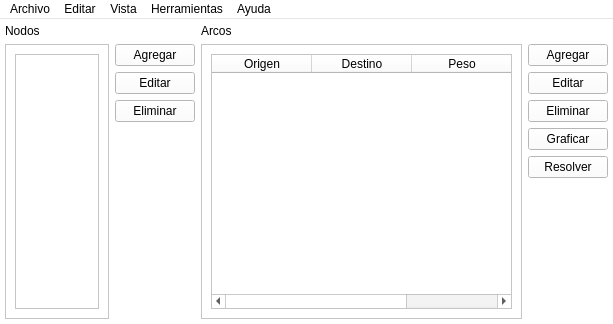
<?xml version="1.0" encoding="UTF-8"?>
<ui version="4.0">
 <class>MainWindow</class>
 <widget class="QMainWindow" name="MainWindow">
  <property name="geometry">
   <rect>
    <x>0</x>
    <y>0</y>
    <width>613</width>
    <height>324</height>
   </rect>
  </property>
  <property name="palette">
   <palette>
    <active>
     <colorrole role="WindowText">
      <brush brushstyle="SolidPattern">
       <color alpha="255">
        <red>0</red>
        <green>0</green>
        <blue>0</blue>
       </color>
      </brush>
     </colorrole>
     <colorrole role="Button">
      <brush brushstyle="SolidPattern">
       <color alpha="255">
        <red>255</red>
        <green>255</green>
        <blue>255</blue>
       </color>
      </brush>
     </colorrole>
     <colorrole role="Light">
      <brush brushstyle="SolidPattern">
       <color alpha="255">
        <red>255</red>
        <green>255</green>
        <blue>255</blue>
       </color>
      </brush>
     </colorrole>
     <colorrole role="Midlight">
      <brush brushstyle="SolidPattern">
       <color alpha="255">
        <red>255</red>
        <green>255</green>
        <blue>255</blue>
       </color>
      </brush>
     </colorrole>
     <colorrole role="Dark">
      <brush brushstyle="SolidPattern">
       <color alpha="255">
        <red>127</red>
        <green>127</green>
        <blue>127</blue>
       </color>
      </brush>
     </colorrole>
     <colorrole role="Mid">
      <brush brushstyle="SolidPattern">
       <color alpha="255">
        <red>170</red>
        <green>170</green>
        <blue>170</blue>
       </color>
      </brush>
     </colorrole>
     <colorrole role="Text">
      <brush brushstyle="SolidPattern">
       <color alpha="255">
        <red>0</red>
        <green>0</green>
        <blue>0</blue>
       </color>
      </brush>
     </colorrole>
     <colorrole role="BrightText">
      <brush brushstyle="SolidPattern">
       <color alpha="255">
        <red>255</red>
        <green>255</green>
        <blue>255</blue>
       </color>
      </brush>
     </colorrole>
     <colorrole role="ButtonText">
      <brush brushstyle="SolidPattern">
       <color alpha="255">
        <red>0</red>
        <green>0</green>
        <blue>0</blue>
       </color>
      </brush>
     </colorrole>
     <colorrole role="Base">
      <brush brushstyle="SolidPattern">
       <color alpha="255">
        <red>255</red>
        <green>255</green>
        <blue>255</blue>
       </color>
      </brush>
     </colorrole>
     <colorrole role="Window">
      <brush brushstyle="SolidPattern">
       <color alpha="255">
        <red>255</red>
        <green>255</green>
        <blue>255</blue>
       </color>
      </brush>
     </colorrole>
     <colorrole role="Shadow">
      <brush brushstyle="SolidPattern">
       <color alpha="255">
        <red>0</red>
        <green>0</green>
        <blue>0</blue>
       </color>
      </brush>
     </colorrole>
     <colorrole role="AlternateBase">
      <brush brushstyle="SolidPattern">
       <color alpha="255">
        <red>255</red>
        <green>255</green>
        <blue>255</blue>
       </color>
      </brush>
     </colorrole>
     <colorrole role="ToolTipBase">
      <brush brushstyle="SolidPattern">
       <color alpha="255">
        <red>255</red>
        <green>255</green>
        <blue>220</blue>
       </color>
      </brush>
     </colorrole>
     <colorrole role="ToolTipText">
      <brush brushstyle="SolidPattern">
       <color alpha="255">
        <red>0</red>
        <green>0</green>
        <blue>0</blue>
       </color>
      </brush>
     </colorrole>
    </active>
    <inactive>
     <colorrole role="WindowText">
      <brush brushstyle="SolidPattern">
       <color alpha="255">
        <red>0</red>
        <green>0</green>
        <blue>0</blue>
       </color>
      </brush>
     </colorrole>
     <colorrole role="Button">
      <brush brushstyle="SolidPattern">
       <color alpha="255">
        <red>255</red>
        <green>255</green>
        <blue>255</blue>
       </color>
      </brush>
     </colorrole>
     <colorrole role="Light">
      <brush brushstyle="SolidPattern">
       <color alpha="255">
        <red>255</red>
        <green>255</green>
        <blue>255</blue>
       </color>
      </brush>
     </colorrole>
     <colorrole role="Midlight">
      <brush brushstyle="SolidPattern">
       <color alpha="255">
        <red>255</red>
        <green>255</green>
        <blue>255</blue>
       </color>
      </brush>
     </colorrole>
     <colorrole role="Dark">
      <brush brushstyle="SolidPattern">
       <color alpha="255">
        <red>127</red>
        <green>127</green>
        <blue>127</blue>
       </color>
      </brush>
     </colorrole>
     <colorrole role="Mid">
      <brush brushstyle="SolidPattern">
       <color alpha="255">
        <red>170</red>
        <green>170</green>
        <blue>170</blue>
       </color>
      </brush>
     </colorrole>
     <colorrole role="Text">
      <brush brushstyle="SolidPattern">
       <color alpha="255">
        <red>0</red>
        <green>0</green>
        <blue>0</blue>
       </color>
      </brush>
     </colorrole>
     <colorrole role="BrightText">
      <brush brushstyle="SolidPattern">
       <color alpha="255">
        <red>255</red>
        <green>255</green>
        <blue>255</blue>
       </color>
      </brush>
     </colorrole>
     <colorrole role="ButtonText">
      <brush brushstyle="SolidPattern">
       <color alpha="255">
        <red>0</red>
        <green>0</green>
        <blue>0</blue>
       </color>
      </brush>
     </colorrole>
     <colorrole role="Base">
      <brush brushstyle="SolidPattern">
       <color alpha="255">
        <red>255</red>
        <green>255</green>
        <blue>255</blue>
       </color>
      </brush>
     </colorrole>
     <colorrole role="Window">
      <brush brushstyle="SolidPattern">
       <color alpha="255">
        <red>255</red>
        <green>255</green>
        <blue>255</blue>
       </color>
      </brush>
     </colorrole>
     <colorrole role="Shadow">
      <brush brushstyle="SolidPattern">
       <color alpha="255">
        <red>0</red>
        <green>0</green>
        <blue>0</blue>
       </color>
      </brush>
     </colorrole>
     <colorrole role="AlternateBase">
      <brush brushstyle="SolidPattern">
       <color alpha="255">
        <red>255</red>
        <green>255</green>
        <blue>255</blue>
       </color>
      </brush>
     </colorrole>
     <colorrole role="ToolTipBase">
      <brush brushstyle="SolidPattern">
       <color alpha="255">
        <red>255</red>
        <green>255</green>
        <blue>220</blue>
       </color>
      </brush>
     </colorrole>
     <colorrole role="ToolTipText">
      <brush brushstyle="SolidPattern">
       <color alpha="255">
        <red>0</red>
        <green>0</green>
        <blue>0</blue>
       </color>
      </brush>
     </colorrole>
    </inactive>
    <disabled>
     <colorrole role="WindowText">
      <brush brushstyle="SolidPattern">
       <color alpha="255">
        <red>127</red>
        <green>127</green>
        <blue>127</blue>
       </color>
      </brush>
     </colorrole>
     <colorrole role="Button">
      <brush brushstyle="SolidPattern">
       <color alpha="255">
        <red>255</red>
        <green>255</green>
        <blue>255</blue>
       </color>
      </brush>
     </colorrole>
     <colorrole role="Light">
      <brush brushstyle="SolidPattern">
       <color alpha="255">
        <red>255</red>
        <green>255</green>
        <blue>255</blue>
       </color>
      </brush>
     </colorrole>
     <colorrole role="Midlight">
      <brush brushstyle="SolidPattern">
       <color alpha="255">
        <red>255</red>
        <green>255</green>
        <blue>255</blue>
       </color>
      </brush>
     </colorrole>
     <colorrole role="Dark">
      <brush brushstyle="SolidPattern">
       <color alpha="255">
        <red>127</red>
        <green>127</green>
        <blue>127</blue>
       </color>
      </brush>
     </colorrole>
     <colorrole role="Mid">
      <brush brushstyle="SolidPattern">
       <color alpha="255">
        <red>170</red>
        <green>170</green>
        <blue>170</blue>
       </color>
      </brush>
     </colorrole>
     <colorrole role="Text">
      <brush brushstyle="SolidPattern">
       <color alpha="255">
        <red>127</red>
        <green>127</green>
        <blue>127</blue>
       </color>
      </brush>
     </colorrole>
     <colorrole role="BrightText">
      <brush brushstyle="SolidPattern">
       <color alpha="255">
        <red>255</red>
        <green>255</green>
        <blue>255</blue>
       </color>
      </brush>
     </colorrole>
     <colorrole role="ButtonText">
      <brush brushstyle="SolidPattern">
       <color alpha="255">
        <red>127</red>
        <green>127</green>
        <blue>127</blue>
       </color>
      </brush>
     </colorrole>
     <colorrole role="Base">
      <brush brushstyle="SolidPattern">
       <color alpha="255">
        <red>255</red>
        <green>255</green>
        <blue>255</blue>
       </color>
      </brush>
     </colorrole>
     <colorrole role="Window">
      <brush brushstyle="SolidPattern">
       <color alpha="255">
        <red>255</red>
        <green>255</green>
        <blue>255</blue>
       </color>
      </brush>
     </colorrole>
     <colorrole role="Shadow">
      <brush brushstyle="SolidPattern">
       <color alpha="255">
        <red>0</red>
        <green>0</green>
        <blue>0</blue>
       </color>
      </brush>
     </colorrole>
     <colorrole role="AlternateBase">
      <brush brushstyle="SolidPattern">
       <color alpha="255">
        <red>255</red>
        <green>255</green>
        <blue>255</blue>
       </color>
      </brush>
     </colorrole>
     <colorrole role="ToolTipBase">
      <brush brushstyle="SolidPattern">
       <color alpha="255">
        <red>255</red>
        <green>255</green>
        <blue>220</blue>
       </color>
      </brush>
     </colorrole>
     <colorrole role="ToolTipText">
      <brush brushstyle="SolidPattern">
       <color alpha="255">
        <red>0</red>
        <green>0</green>
        <blue>0</blue>
       </color>
      </brush>
     </colorrole>
    </disabled>
   </palette>
  </property>
  <property name="windowTitle">
   <string>Algoritmo Dijkstra</string>
  </property>
  <property name="windowIcon">
   <iconset>
    <normaloff>icon.png</normaloff>icon.png</iconset>
  </property>
  <widget class="QWidget" name="centralwidget">
   <layout class="QHBoxLayout" name="horizontalLayout_6">
    <property name="leftMargin">
     <number>5</number>
    </property>
    <property name="topMargin">
     <number>5</number>
    </property>
    <property name="rightMargin">
     <number>5</number>
    </property>
    <property name="bottomMargin">
     <number>5</number>
    </property>
    <item>
     <layout class="QVBoxLayout" name="verticalLayout_2">
      <item>
       <widget class="QLabel" name="label">
        <property name="layoutDirection">
         <enum>Qt::LeftToRight</enum>
        </property>
        <property name="text">
         <string>Nodos</string>
        </property>
        <property name="alignment">
         <set>Qt::AlignLeading|Qt::AlignLeft|Qt::AlignVCenter</set>
        </property>
       </widget>
      </item>
      <item>
       <layout class="QHBoxLayout" name="horizontalLayout">
        <item>
         <widget class="QScrollArea" name="scrollArea_2">
          <property name="widgetResizable">
           <bool>true</bool>
          </property>
          <widget class="QWidget" name="scrollAreaWidgetContents_2">
           <property name="geometry">
            <rect>
             <x>0</x>
             <y>0</y>
             <width>104</width>
             <height>268</height>
            </rect>
           </property>
           <layout class="QVBoxLayout" name="verticalLayout_5">
            <item>
             <widget class="QListWidget" name="listWidget_nodos">
              <property name="minimumSize">
               <size>
                <width>73</width>
                <height>0</height>
               </size>
              </property>
              <property name="sizeAdjustPolicy">
               <enum>QAbstractScrollArea::AdjustToContents</enum>
              </property>
             </widget>
            </item>
           </layout>
          </widget>
         </widget>
        </item>
        <item>
         <layout class="QVBoxLayout" name="verticalLayout_3">
          <item>
           <widget class="QPushButton" name="pushButton_agregar_nodo">
            <property name="text">
             <string>Agregar</string>
            </property>
           </widget>
          </item>
          <item>
           <widget class="QPushButton" name="pushButton_editar_nodo">
            <property name="text">
             <string>Editar</string>
            </property>
           </widget>
          </item>
          <item>
           <widget class="QPushButton" name="pushButton_eliminar_nodo">
            <property name="text">
             <string>Eliminar</string>
            </property>
           </widget>
          </item>
          <item>
           <spacer name="verticalSpacer_2">
            <property name="orientation">
             <enum>Qt::Vertical</enum>
            </property>
            <property name="sizeHint" stdset="0">
             <size>
              <width>20</width>
              <height>40</height>
             </size>
            </property>
           </spacer>
          </item>
         </layout>
        </item>
       </layout>
      </item>
     </layout>
    </item>
    <item>
     <layout class="QVBoxLayout" name="verticalLayout_7">
      <item>
       <layout class="QVBoxLayout" name="verticalLayout_4">
        <item>
         <widget class="QLabel" name="label_2">
          <property name="text">
           <string>Arcos</string>
          </property>
          <property name="alignment">
           <set>Qt::AlignLeading|Qt::AlignLeft|Qt::AlignVCenter</set>
          </property>
         </widget>
        </item>
        <item>
         <layout class="QHBoxLayout" name="horizontalLayout_2">
          <item>
           <widget class="QScrollArea" name="scrollArea">
            <property name="widgetResizable">
             <bool>true</bool>
            </property>
            <widget class="QWidget" name="scrollAreaWidgetContents">
             <property name="geometry">
              <rect>
               <x>0</x>
               <y>0</y>
               <width>313</width>
               <height>266</height>
              </rect>
             </property>
             <layout class="QHBoxLayout" name="horizontalLayout_5">
              <item>
               <widget class="QTableWidget" name="tableWidget_arcos">
                <property name="acceptDrops">
                 <bool>false</bool>
                </property>
                <property name="autoFillBackground">
                 <bool>false</bool>
                </property>
                <property name="sizeAdjustPolicy">
                 <enum>QAbstractScrollArea::AdjustToContents</enum>
                </property>
                <property name="editTriggers">
                 <set>QAbstractItemView::NoEditTriggers</set>
                </property>
                <property name="selectionMode">
                 <enum>QAbstractItemView::SingleSelection</enum>
                </property>
                <property name="showGrid">
                 <bool>true</bool>
                </property>
                <property name="gridStyle">
                 <enum>Qt::SolidLine</enum>
                </property>
                <attribute name="horizontalHeaderCascadingSectionResizes">
                 <bool>false</bool>
                </attribute>
                <attribute name="horizontalHeaderShowSortIndicator" stdset="0">
                 <bool>false</bool>
                </attribute>
                <attribute name="horizontalHeaderStretchLastSection">
                 <bool>true</bool>
                </attribute>
                <column>
                 <property name="text">
                  <string>Origen</string>
                 </property>
                </column>
                <column>
                 <property name="text">
                  <string>Destino</string>
                 </property>
                </column>
                <column>
                 <property name="text">
                  <string>Peso</string>
                 </property>
                </column>
               </widget>
              </item>
             </layout>
            </widget>
           </widget>
          </item>
          <item>
           <layout class="QVBoxLayout" name="verticalLayout">
            <item>
             <widget class="QPushButton" name="pushButton_agregar_arco">
              <property name="text">
               <string>Agregar</string>
              </property>
             </widget>
            </item>
            <item>
             <widget class="QPushButton" name="pushButton_editar_arco">
              <property name="text">
               <string>Editar</string>
              </property>
             </widget>
            </item>
            <item>
             <widget class="QPushButton" name="pushButton_eliminar_arco">
              <property name="text">
               <string>Eliminar</string>
              </property>
             </widget>
            </item>
            <item>
             <widget class="QPushButton" name="pushButton_graficar_grafo">
              <property name="text">
               <string>Graficar</string>
              </property>
             </widget>
            </item>
            <item>
             <widget class="QPushButton" name="pushButton_resolver">
              <property name="text">
               <string>Resolver</string>
              </property>
             </widget>
            </item>
            <item>
             <spacer name="verticalSpacer">
              <property name="orientation">
               <enum>Qt::Vertical</enum>
              </property>
              <property name="sizeType">
               <enum>QSizePolicy::Expanding</enum>
              </property>
              <property name="sizeHint" stdset="0">
               <size>
                <width>20</width>
                <height>40</height>
               </size>
              </property>
             </spacer>
            </item>
           </layout>
          </item>
         </layout>
        </item>
       </layout>
      </item>
     </layout>
    </item>
   </layout>
  </widget>
  <widget class="QMenuBar" name="menubar">
   <property name="geometry">
    <rect>
     <x>0</x>
     <y>0</y>
     <width>613</width>
     <height>21</height>
    </rect>
   </property>
   <widget class="QMenu" name="menuEditar">
    <property name="title">
     <string>Editar</string>
    </property>
    <addaction name="action_agregar_nodo"/>
    <addaction name="action_editar_nodo"/>
    <addaction name="action_eliminar_nodo"/>
    <addaction name="separator"/>
    <addaction name="action_agregar_arco"/>
    <addaction name="action_editar_arco"/>
    <addaction name="action_eliminar_arco"/>
   </widget>
   <widget class="QMenu" name="menuVista">
    <property name="title">
     <string>Vista</string>
    </property>
    <addaction name="action_graficar_grafo"/>
   </widget>
   <widget class="QMenu" name="menuAyuda">
    <property name="title">
     <string>Ayuda</string>
    </property>
   </widget>
   <widget class="QMenu" name="menuHerramientas">
    <property name="title">
     <string>Herramientas</string>
    </property>
   </widget>
   <widget class="QMenu" name="menuArchivo">
    <property name="title">
     <string>Archivo</string>
    </property>
    <addaction name="action_nuevo_grafo"/>
    <addaction name="action_guardar_grafo"/>
    <addaction name="action_guardar_grafo_como"/>
    <addaction name="action_abrir_grafo"/>
    <addaction name="separator"/>
    <addaction name="action_salir"/>
   </widget>
   <addaction name="menuArchivo"/>
   <addaction name="menuEditar"/>
   <addaction name="menuVista"/>
   <addaction name="menuHerramientas"/>
   <addaction name="menuAyuda"/>
  </widget>
  <action name="action_nuevo_grafo">
   <property name="text">
    <string>Nuevo</string>
   </property>
  </action>
  <action name="action_guardar_grafo">
   <property name="text">
    <string>Guardar</string>
   </property>
  </action>
  <action name="action_abrir_grafo">
   <property name="text">
    <string>Abrir</string>
   </property>
  </action>
  <action name="action_guardar_grafo_como">
   <property name="text">
    <string>Guardar Como</string>
   </property>
  </action>
  <action name="action_salir">
   <property name="text">
    <string>Salir</string>
   </property>
  </action>
  <action name="action_agregar_nodo">
   <property name="text">
    <string>Agregar Nodo</string>
   </property>
  </action>
  <action name="action_agregar_arco">
   <property name="text">
    <string>Agregar Arista</string>
   </property>
  </action>
  <action name="action_graficar_grafo">
   <property name="text">
    <string>Graficar Grafo</string>
   </property>
  </action>
  <action name="action_editar_arco">
   <property name="text">
    <string>Editar Arista</string>
   </property>
  </action>
  <action name="action_editar_nodo">
   <property name="text">
    <string>Editar Nodo</string>
   </property>
  </action>
  <action name="action_eliminar_nodo">
   <property name="text">
    <string>Eliminar Nodo</string>
   </property>
  </action>
  <action name="action_eliminar_arco">
   <property name="text">
    <string>Eliminar Arista</string>
   </property>
  </action>
  <action name="actionotro">
   <property name="text">
    <string>otro</string>
   </property>
  </action>
 </widget>
 <resources/>
 <connections/>
</ui>
